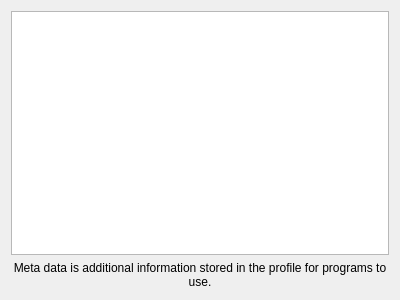
<?xml version="1.0" encoding="UTF-8"?>
<ui version="4.0">
 <class>ProfileMetaData</class>
 <widget class="QWidget" name="ProfileMetaData">
  <property name="geometry">
   <rect>
    <x>0</x>
    <y>0</y>
    <width>400</width>
    <height>300</height>
   </rect>
  </property>
  <property name="windowTitle">
   <string>Form</string>
  </property>
  <layout class="QGridLayout" name="gridLayout">
   <item row="0" column="0">
    <widget class="QTreeView" name="treeView">
     <property name="editTriggers">
      <set>QAbstractItemView::NoEditTriggers</set>
     </property>
     <property name="selectionMode">
      <enum>QAbstractItemView::NoSelection</enum>
     </property>
     <property name="rootIsDecorated">
      <bool>false</bool>
     </property>
     <property name="itemsExpandable">
      <bool>false</bool>
     </property>
     <property name="headerHidden">
      <bool>true</bool>
     </property>
     <property name="expandsOnDoubleClick">
      <bool>false</bool>
     </property>
    </widget>
   </item>
   <item row="1" column="0">
    <widget class="QLabel" name="label">
     <property name="text">
      <string>Meta data is additional information stored in the profile for programs to use.</string>
     </property>
     <property name="alignment">
      <set>Qt::AlignCenter</set>
     </property>
     <property name="wordWrap">
      <bool>true</bool>
     </property>
    </widget>
   </item>
  </layout>
 </widget>
 <resources/>
 <connections/>
</ui>
